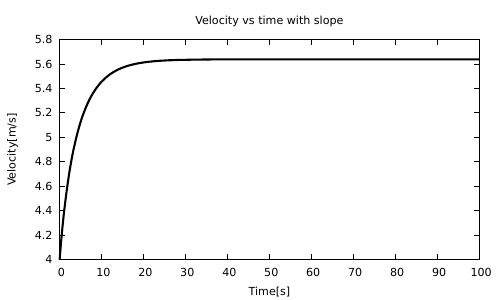

Write gnuplot code to recreate this figure.
set term pdf
set output "2_4.pdf"
unset key
set title 'Velocity vs time with slope'
set xlabel 'Time[s]'
set ylabel 'Velocity[m/s]'

plot "2_4.txt" w l lw 3 lc 'black'